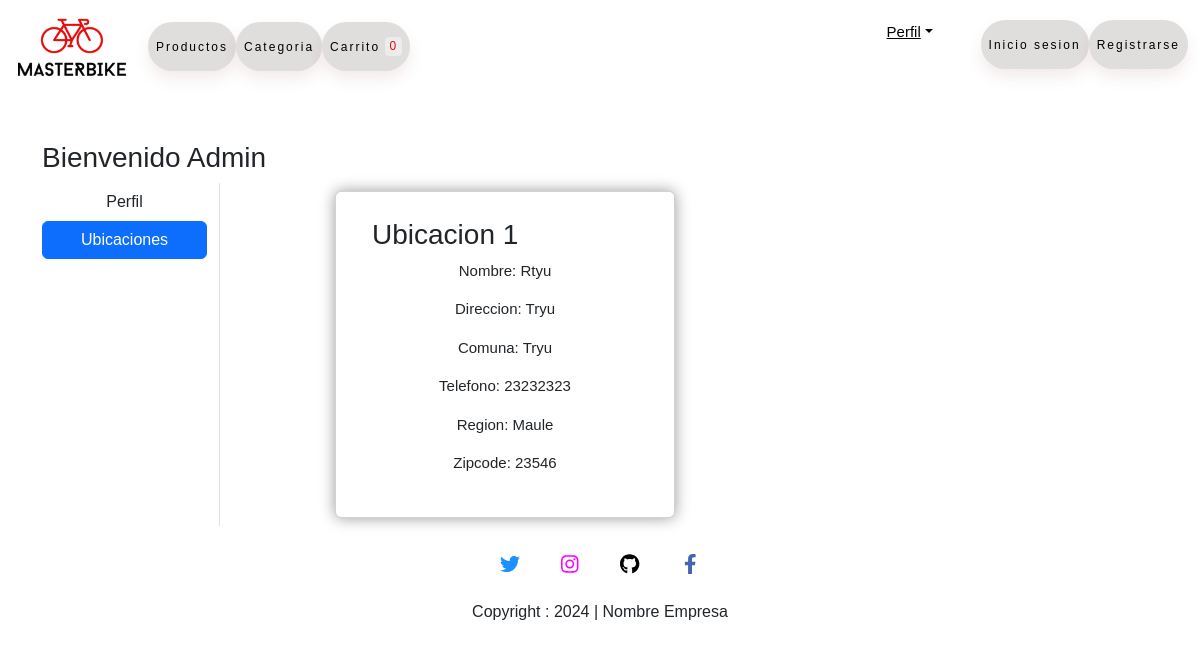
The page /address (signed in) on the database as committed earlier.
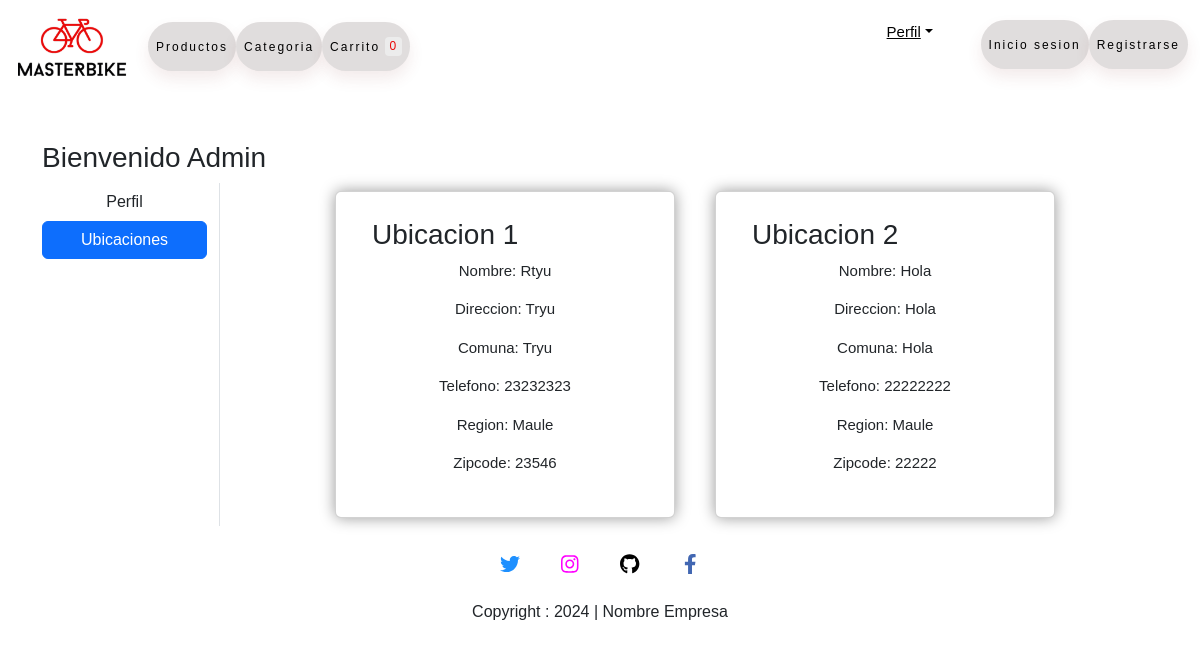
The same page on the database as committed later.
### MasterBIKE/models.py (models this page shows, shortened)
class Customer(models.Model):
    user = models.ForeignKey(User, on_delete=models.CASCADE)
    nombre = models.CharField(max_length=200)
    direccion = models.CharField(max_length=200)
    comuna = models.CharField(max_length=70)
    telefono = models.IntegerField(default=0)
    zipcode = models.IntegerField()
    region = models.CharField(choices=ELEGIR_REGION, max_length=100)

### MasterBIKE/views.py (the view)
# urls.py: path('address', views.address, name='address'),
def address(request):
    add = Customer.objects.filter(user=request.user)
    return render(request, 'pages/address.html', locals())

### MasterBIKE/templates/pages/address.html (shortened to what this page needs)
<!DOCTYPE html>
<html lang="en">
<head>
    {% load static %}
    <link rel="stylesheet" href="{% static "css/bootstrap.min.css" %}">
    <link rel="stylesheet" href="{% static 'css/style.css' %}">
</head>
<body>
    {% include 'base/navbar.html' %}
    <div class="container my-5">
        <div class="row">
            <h3>Bienvenido <span class="text-capitalize">{{request.user}}</span></h3>
            <div class="col-sm-2 border-end">
                <ul class="list-unstyled">
                    <li class="d-grid"><a href="{% url 'profile' %}" class="btn">Perfil</a></li>
                    <li class="d-grid"><a href="{% url 'address' %}" class="btn btn-primary">Ubicaciones</a></li>
                </ul>
            </div>
            <div class="col-sm-8 offset-sm-1">
                <div class="row">
                    {% for ad in add %}
                        <div class="col-sm-6">
                            <div class="card m-2">
                                <div class="card-body">
                                    <h3>Ubicacion {{forloop.counter}}</h3>
                                    <p>nombre: {{ad.nombre}}</p>
                                    <p>direccion: {{ad.direccion}}</p>
                                    <p>comuna: {{ad.comuna}}</p>
                                    <p>telefono: {{ad.telefono}}</p>
                                    <p>region: {{ad.region}}</p>
                                    <p>zipcode: {{ad.zipcode}}</p>
                                </div>
                            </div>
                        </div>
                    {% endfor %}
                </div>
            </div>
    {% include 'base/footer.html' %}
</body>
</html>

### MasterBIKE/templates/base/navbar.html (shortened to what this page needs)
{% load static %}
<nav class="navbar navbar-expand-lg">
    <div class="container-fluid">
        <a class="navbar-brand" href="{% url 'index'%}"><img id="logo"
                src="{% static 'img/icono1.png' %}" alt="logo"></a>
        <div class="collapse navbar-collapse" id="navbarNav">
            <ul class="navbar-nav">
                <li class="nav-item">
                    <a class="nav-link active" aria-current="page" href="{% url 'productos'%}">Productos</a>
                </li>
                <li class="nav-item">
                    <a class="nav-link" href="{% url 'categoria'%}">Categoria</a>
                </li>
                <li class="nav-item">
                    <a class="nav-link" href="{% url 'carro'%}">Carrito <span id="numerito"
                            class="numerito">0</span></a>
                </li>
            </ul>
        </div>
        <ul class="navbar-nav me-auto mb-5 mb-lg-1">
            <li class="nav-item dropdown mx-5">
                <a class="nav-item dropdown-toggle text-black" href="#"
                id="profileDropdown" role="button" data-bs-toggle="dropdown"
                aria-expanded="false">Perfil</a>
            <li class="nav-item">
                <a href="{% url 'login'%}" class="nav-link">Inicio sesion</a>
            </li>
            <li class="nav-item">
                <a href="{% url 'customerrestration'%}" class="nav-link">Registrarse</a>
            </li>
            </li>
        </ul>
    </div>
</nav>

### MasterBIKE/templates/base/footer.html (shortened to what this page needs)
<footer>
    <div class="parent">
        <div class="child child-1">
            <button class="button btn-1">
            </button>
        </div>
        <div class="child child-2">
            <button class="button btn-2">
                </button>
        </div>
        <div class="child child-3">
            <button class="button btn-3">
                </button>
        </div>
        <div class="child child-4">
            <button class="button btn-4">
                <svg xmlns="http://www.w3.org/2000/svg" height="1em" viewBox="0 0 320 512" fill="#4267B2">
                    <path
                        d="M279.14 288l14.22-92.66h-88.91v-60.13c0-25.35 12.42-50.06 52.24-50.06h40.42V6.26S260.43 0 225.36 0c-73.22 0-121.08 44.38-121.08 124.72v70.62H22.89V288h81.39v224h100.17V288z">
                    </path>
                </svg></button>
        </div>
    </div>
    <div class="text-center">
        copyright : 2024 | Nombre empresa
    </div>
</footer>

### MasterBIKE/static/css/style.css (style rules this page uses)
:root { --clr-main: #E90A0A; --clr-main-light: #c84e4e; --clr-white: #ececec; --clr-gray: #e2e2e2; --clr-red: #961818; }
* { margin: 0; padding: 0; box-sizing: border-box; list-style: none; }
body { font-family: sans-serif; text-transform: capitalize; }
.card { flex: 1 1 21rem; display: flex; flex-wrap: wrap; margin: 10px 20px; align-self: normal; box-shadow: 0 0 15px rgba(0, 0, 0, 0.4); padding: 10px 20px; align-self: normal; }
.navbar-nav .nav-link { padding: 1.3em 3em; font-size: 12px; text-transform: none; letter-spacing: 2px; font-weight: 500; color: #000; background-color: #e0dddd; border: none; border-radius: 75px; box-shadow: 0px 8px 15px rgba(134, 58, 58, 0.1); transition: all 0.6s ease 0s; cursor: pointer; outline: none; }
.navbar-brand { color: #000000; }
p, a { font-size: 15px; text-align: center; }
.parent { width: 100%; height: 100%; display: flex; justify-content: center; align-items: center; }
.child { width: 50px; height: 50px; display: flex; justify-content: center; align-items: center; transform-style: preserve-3d; transition: all 0.5s ease-in-out; border-radius: 50%; margin: 0 5px; }
button { border: none; background-color: transparent; font-size: 20px; }
.numerito { background-color: var(--clr-white); color: var(--clr-main); padding: .15rem .25rem; border-radius: .25rem; }
#logo { width: 120px; }

Rows that differ between the two databases and show on the page:
added Customer: nombre "Hola", direccion "Hola", comuna "Hola", telefono "22222222", region "Maule", zipcode "22222"
